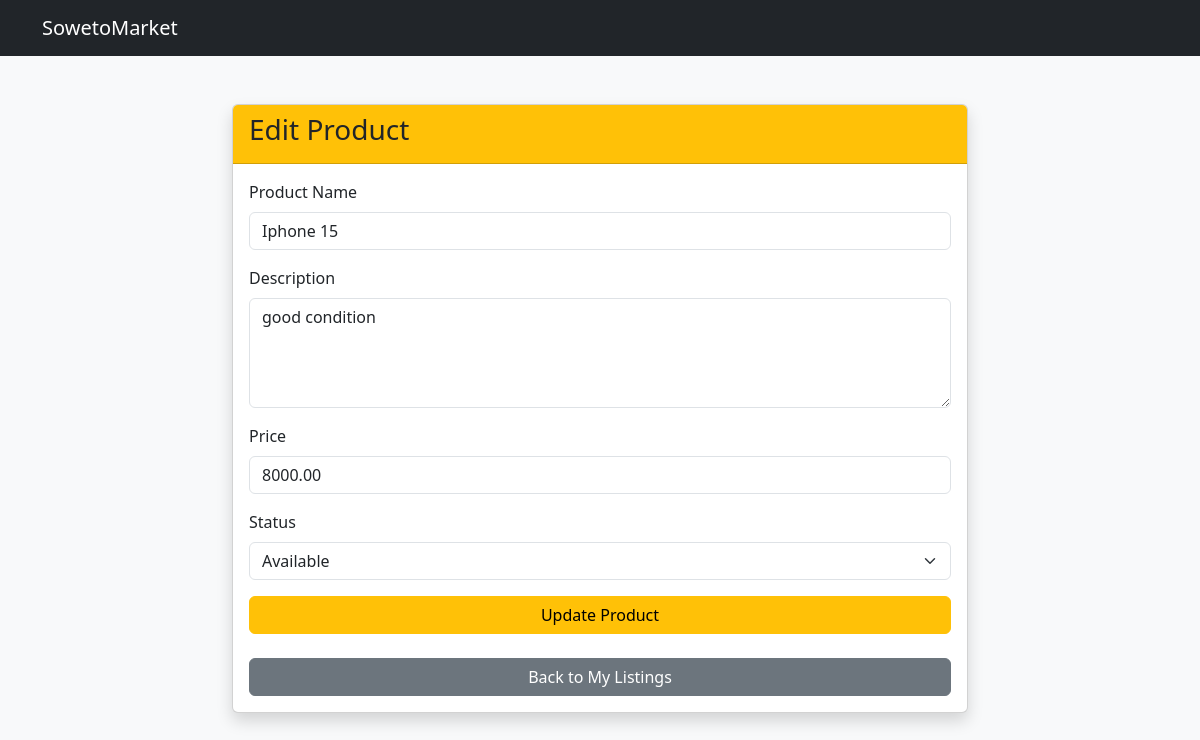
Screenshot of /edit-product.php?id=3 (signed in) with the database file from the repository.
### tables this page shows
CREATE TABLE `products` (
  `product_id` int(11) NOT NULL,
  `user_id` int(11) NOT NULL,
  `category_id` int(11) DEFAULT NULL,
  `product_name` varchar(100) NOT NULL,
  `description` text DEFAULT NULL,
  `price` decimal(10,2) DEFAULT NULL,
  `image` varchar(255) DEFAULT NULL,
  `created_at` timestamp NOT NULL DEFAULT current_timestamp(),
  `status` varchar(20) DEFAULT 'Available'
);

### edit-product.php (the view, shortened to what this page needs)
<?php
include 'includes/db.php';
$user_id = $_SESSION['user_id'];
$product_id = $_GET['id'];
$sql = "SELECT * FROM products WHERE product_id = ? AND user_id = ?";
$stmt = mysqli_prepare($conn, $sql);
mysqli_stmt_bind_param($stmt, "ii", $product_id, $user_id);
mysqli_stmt_execute($stmt);
$result = mysqli_stmt_get_result($stmt);
$product = mysqli_fetch_assoc($result);
?>
<!DOCTYPE html>
<html>
<head>
    <link href="https://cdn.jsdelivr.net/npm/bootstrap@5.3.3/dist/css/bootstrap.min.css" rel="stylesheet">
</head>
<body class="bg-light">
<nav class="navbar navbar-dark bg-dark">
    <div class="container">
        <a href="seller-dashboard.php" class="navbar-brand">SowetoMarket</a>
    </div>
</nav>
<div class="container mt-5">
    <div class="row justify-content-center">
        <div class="col-md-8">
            <div class="card shadow">
                <div class="card-header bg-warning">
                    <h3>Edit Product</h3>
                </div>
                <div class="card-body">
                    <form action="update-product.php" method="POST">
                        <div class="mb-3">
                            <label class="form-label">Product Name</label>
                            <input type="text"
                                   name="product_name"
                                   class="form-control"
                                   value="<?php echo $product['product_name']; ?>"
                                   required>
                        </div>
                        <div class="mb-3">
                            <label class="form-label">Description</label>
                            <textarea name="description"
                                      class="form-control"
                                      rows="4"
                                      required><?php echo $product['description']; ?></textarea>
                        </div>
                        <div class="mb-3">
                            <label class="form-label">Price</label>
                            <input type="number"
                                   step="0.01"
                                   name="price"
                                   class="form-control"
                                   value="<?php echo $product['price']; ?>"
                                   required>
                        </div>
                        <div class="mb-3">
                            <label class="form-label">Status</label>
                            <select name="status"
                                    class="form-select">
                                <option value="Available"
                                    <?php if ($product['status'] == 'Available') echo 'selected'; ?>>
                                    Available
                                </option>
                            </select>
                        </div>
                        <button class="btn btn-warning w-100">
                            Update Product
                        </button>
                    </form>
                    <br>
                    <a href="my-listings.php"
                       class="btn btn-secondary w-100">
                        Back to My Listings
                    </a>
                </div>
            </div>
        </div>
    </div>
</div>
</body>
</html>

### rows the page displays
products: product_name "Iphone 15", description "good condition", price "8000.00", status "Available"
